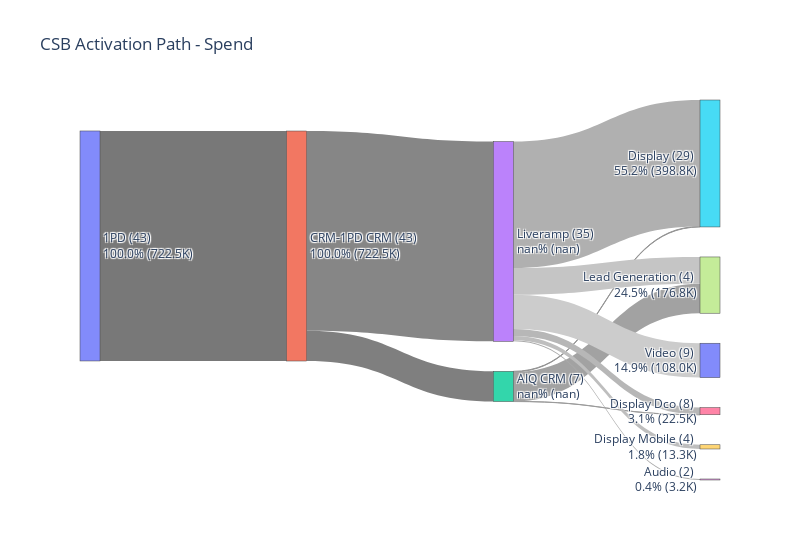

Notebook code cell kept with this figure:
### Markdown cell above
<h2>Activation Paths (Type | Type Name | Source | Vehicle)</h2>

### Code cell
#CSB
activation_sankey_plot(csb_df, 'Spend', True, 'CSB Activation Path - Spend')
activation_sankey_plot(csb_df, 'Net Rev', False, 'CSB Activation Path - Revenue')

#B2B
activation_sankey_plot(b2b_df, 'Spend', True,'B2B Activation Path - Spend')
activation_sankey_plot(b2b_df, 'Net Rev', True,'B2B Activation Path - Revenue')

### Figure 1 — Plotly figure (JSON) as saved in the notebook; plotly's stock layout.template omitted (floating-point values rounded to 4 significant figures)
{"data": [{"arrangement": "snap", "link": {"color": ["#787878", "#7F7F7F", "#868686", "#8D8D8D", "#949494", "#9B9B9B", "#A2A2A2", "#A9A9A9", "#B0B0B0", "#B7B7B7", "#BEBEBE", "#C5C5C5", "#CCCCCC", "#D3D3D3"], "source": [0, 1, 1, 1, 2, 2, 2, 3, 3, 3, 3, 3, 3, 4], "target": [1, 2, 3, 4, 5, 6, 7, 8, 5, 6, 9, 7, 10, 5], "value": [722500.0, 94870.0, 627600.0, 0, 1580.0, 507.1, 92780.0, 3169.0, 397200.0, 21960.0, 13280.0, 83970.0, 108000.0, 0]}, "node": {"label": ["1PD (43) <br>100.0% (722.5K)", "CRM-1PD CRM (43) <br>100.0% (722.5K)", "AIQ CRM (7) <br>nan% (nan)", "Liveramp (35) <br>nan% (nan)", "Lotame (1) <br>nan% (nan)", "Display (29) <br>55.2% (398.8K)", "Display Dco (8) <br>3.1% (22.5K)", "Lead Generation (4) <br>24.5% (176.8K)", "Audio (2) <br>0.4% (3.2K)", "Display Mobile (4) <br>1.8% (13.3K)", "Video (9) <br>14.9% (108.0K)"], "pad": 30, "thickness": 20}, "type": "sankey"}], "layout": {"title": {"text": "CSB Activation Path - Spend"}, "width": 800}}
